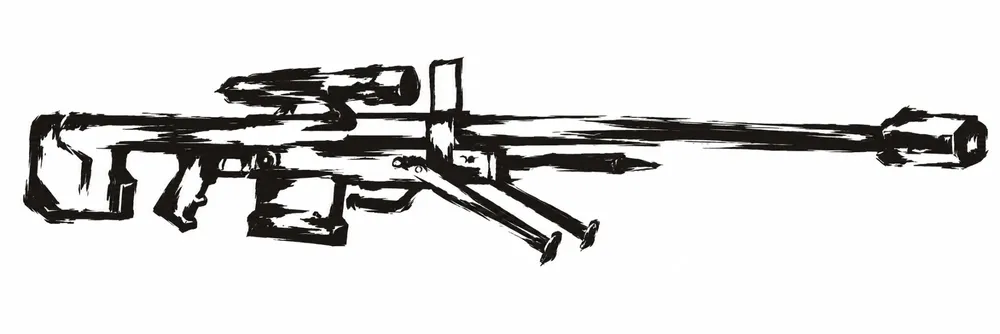
#> input picture reference/sniper-ink.webp, 1000 x 334 px, shrunk from 2000 x 667 before the run, found by its file name
$ python sniper-fill.py
#> lines starting #> are read from the running program, lines starting #| are printed output that depends on the picture; after the words box and inside, x2 and y2 are one past the last pixel; in counts of white or black regions, pixels touching at a corner belong together
# The sniper's solid silhouette, for a grey fill under the ink: the ink with its gaps closed and holes filled. Same frame as rifle.py.
import numpy as np, potrace, json
from PIL import Image, ImageFilter, ImageDraw
im = Image.open('/home/user/brawlwinism/reference/sniper-ink.webp').convert('L'); S = 2
g = im.resize((im.width * S, im.height * S), Image.LANCZOS)
ink = Image.fromarray(((np.array(g) < 128) * 255).astype(np.uint8))
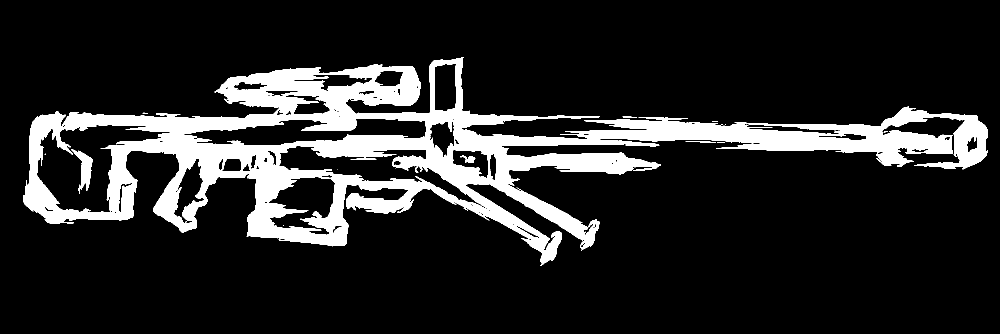
#> ink: PIL image 2000x668 L (shown at 1/2 size); 14.9% white; 18 white regions (11 under 20 px), largest, box (x1, y1, x2, y2) and area: (46, 114, 1976, 532) 196762, (142, 298, 186, 388) 1487, (920, 311, 951, 326) 238
ink = ink.filter(ImageFilter.MaxFilter(1 + 2 * 8)).filter(ImageFilter.MaxFilter(1 + 2 * 5)).filter(ImageFilter.MinFilter(1 + 2 * 8)).filter(ImageFilter.MinFilter(1 + 2 * 5))
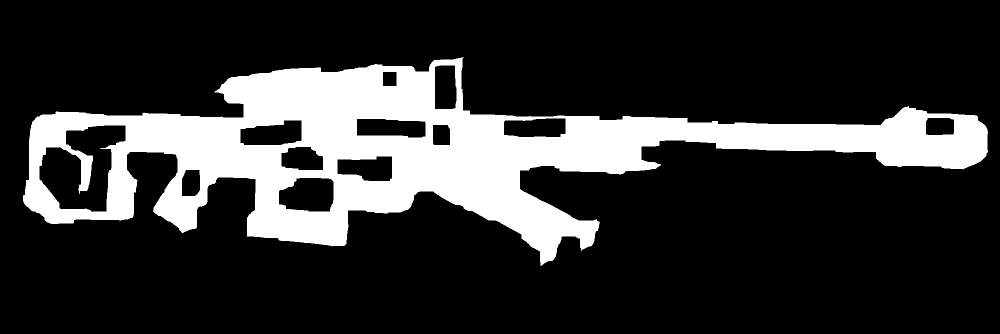
#> ink: PIL image 2000x668 L (shown at 1/2 size); 20% white; 1 white region, box (x1, y1, x2, y2) and area: (46, 114, 1976, 532) 266715
a = np.array(ink) > 127
out = Image.fromarray((~a * 255).astype(np.uint8)).copy(); ImageDraw.floodfill(out, (0, 0), 128)
#> after `ImageDraw.floodfill(out, (0, 0), 128)`:
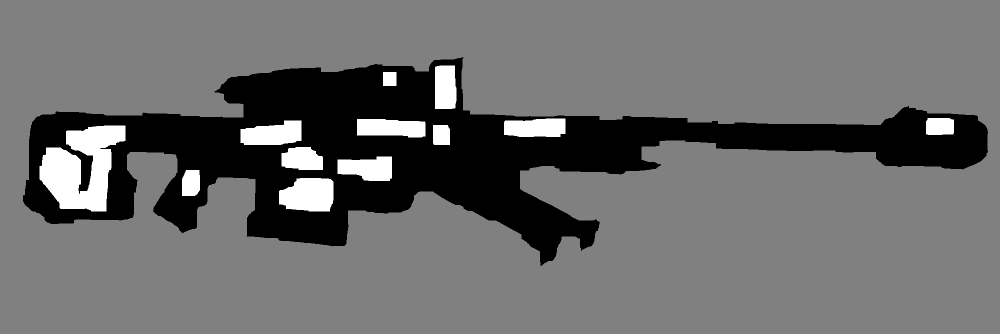
#> out: PIL image 2000x668 L (shown at 1/2 size); min 0, max 255, mean 107.6
solid = np.array(out) != 128
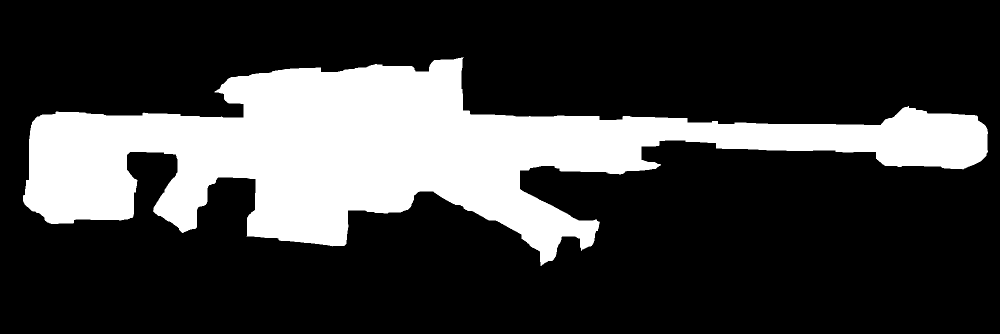
#> solid: shape (668, 2000) bool (shown at 1/2 size); 24% white; 1 white region, box (x1, y1, x2, y2) and area: (46, 114, 1976, 532) 320651
solid = np.array(Image.fromarray((solid * 255).astype(np.uint8)).filter(ImageFilter.MinFilter(1 + 2 * 3))) > 127   # pulled in a little, inside the ink
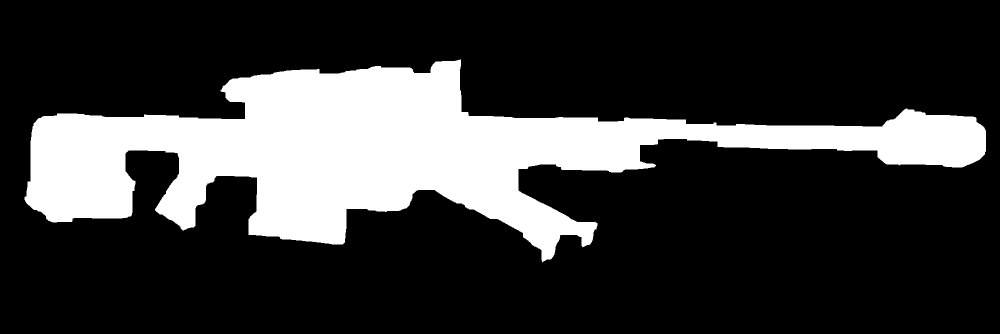
#> solid: shape (668, 2000) bool (shown at 1/2 size); 22.5% white; 1 white region, box (x1, y1, x2, y2) and area: (49, 119, 1972, 525) 301133
#> (the run stopped early here; a loop or call above may not have finished)
